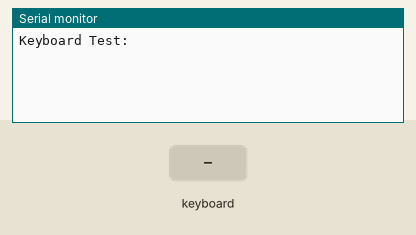
Simulated run of this sketch. Board: Arduino Uno, built with avr-gcc and run on an emulated ATmega328P. Shown: the last lines printed to the serial monitor. The inputs (shaded band) are chosen by the test bench.

Above: at 2.2 s.
2.3 s: PS/2 keyboard text "1" received
At 3.3 s:
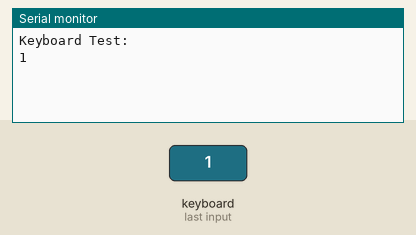
3.8 s: PS/2 keyboard text "a" received
At 4.5 s:
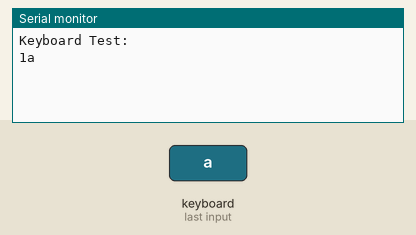

Measured:
- after the input at 2.3 s, the serial monitor: prints a new line at once (image 1)
- after the input at 3.8 s, the serial monitor: prints a new line at once (image 2)

The sketch:

sketch_apr22b.ino
```cpp
#include <PS2Keyboard.h>

const int DataPin = 3;
const int IRQpin =  4;

PS2Keyboard keyboard;

void setup() {
  delay(1000);
  keyboard.begin(DataPin, IRQpin);
  Serial.begin(9600);
  Serial.println("Keyboard Test:");
}

void loop() {
  if (keyboard.available()) {

    // read the next key
    char c = keyboard.read();


      // otherwise, just print all normal characters
      Serial.print(c);

  }
}
```
